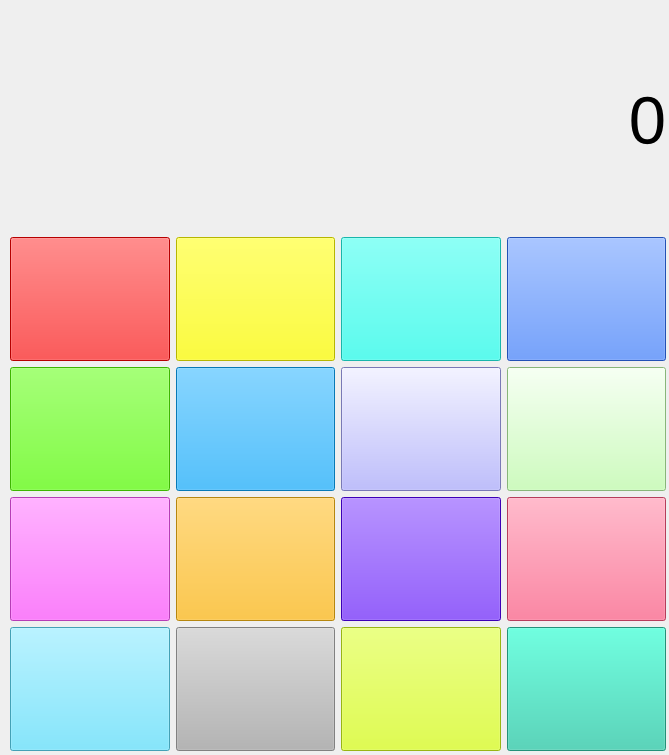
<?xml version="1.0" encoding="UTF-8"?>
<ui version="4.0">
 <class>Form</class>
 <widget class="QWidget" name="Form">
  <property name="geometry">
   <rect>
    <x>0</x>
    <y>0</y>
    <width>669</width>
    <height>755</height>
   </rect>
  </property>
  <property name="windowTitle">
   <string>Form</string>
  </property>
  <widget class="QWidget" name="verticalLayoutWidget">
   <property name="geometry">
    <rect>
     <x>10</x>
     <y>10</y>
     <width>656</width>
     <height>741</height>
    </rect>
   </property>
   <layout class="QVBoxLayout" name="verticalLayout" stretch="3,7">
    <item>
     <widget class="QLabel" name="lbl_result">
      <property name="font">
       <font>
        <pointsize>50</pointsize>
       </font>
      </property>
      <property name="text">
       <string>0</string>
      </property>
      <property name="alignment">
       <set>Qt::AlignRight|Qt::AlignTrailing|Qt::AlignVCenter</set>
      </property>
      <property name="margin">
       <number>15</number>
      </property>
     </widget>
    </item>
    <item>
     <layout class="QVBoxLayout" name="verticalLayout_5">
      <item>
       <layout class="QHBoxLayout" name="horizontalLayout_6">
        <item>
         <widget class="QPushButton" name="btn_7">
          <property name="sizePolicy">
           <sizepolicy hsizetype="Minimum" vsizetype="Preferred">
            <horstretch>0</horstretch>
            <verstretch>0</verstretch>
           </sizepolicy>
          </property>
          <property name="font">
           <font>
            <pointsize>30</pointsize>
           </font>
          </property>
          <property name="styleSheet">
           <string notr="true">background-color: rgb(255, 0, 0);</string>
          </property>
          <property name="text">
           <string/>
          </property>
          <property name="icon">
           <iconset>
            <normaloff>image/9025818_number_square_seven_icon.png</normaloff>image/9025818_number_square_seven_icon.png</iconset>
          </property>
          <property name="iconSize">
           <size>
            <width>100</width>
            <height>100</height>
           </size>
          </property>
         </widget>
        </item>
        <item>
         <widget class="QPushButton" name="btn_8">
          <property name="sizePolicy">
           <sizepolicy hsizetype="Minimum" vsizetype="Preferred">
            <horstretch>0</horstretch>
            <verstretch>0</verstretch>
           </sizepolicy>
          </property>
          <property name="font">
           <font>
            <pointsize>30</pointsize>
           </font>
          </property>
          <property name="styleSheet">
           <string notr="true">background-color: rgb(255, 255, 0);</string>
          </property>
          <property name="text">
           <string/>
          </property>
          <property name="icon">
           <iconset>
            <normaloff>image/9025855_number_square_eight_icon.png</normaloff>image/9025855_number_square_eight_icon.png</iconset>
          </property>
          <property name="iconSize">
           <size>
            <width>100</width>
            <height>100</height>
           </size>
          </property>
         </widget>
        </item>
        <item>
         <widget class="QPushButton" name="btn_9">
          <property name="sizePolicy">
           <sizepolicy hsizetype="Minimum" vsizetype="Preferred">
            <horstretch>0</horstretch>
            <verstretch>0</verstretch>
           </sizepolicy>
          </property>
          <property name="font">
           <font>
            <pointsize>30</pointsize>
           </font>
          </property>
          <property name="styleSheet">
           <string notr="true">background-color: rgb(35, 255, 240);</string>
          </property>
          <property name="text">
           <string/>
          </property>
          <property name="icon">
           <iconset>
            <normaloff>image/9025641_number_square_nine_icon.png</normaloff>image/9025641_number_square_nine_icon.png</iconset>
          </property>
          <property name="iconSize">
           <size>
            <width>100</width>
            <height>100</height>
           </size>
          </property>
         </widget>
        </item>
        <item>
         <widget class="QPushButton" name="btn_add">
          <property name="sizePolicy">
           <sizepolicy hsizetype="Minimum" vsizetype="Preferred">
            <horstretch>0</horstretch>
            <verstretch>0</verstretch>
           </sizepolicy>
          </property>
          <property name="font">
           <font>
            <pointsize>30</pointsize>
           </font>
          </property>
          <property name="styleSheet">
           <string notr="true">background-color: rgb(48, 114, 255);</string>
          </property>
          <property name="text">
           <string/>
          </property>
          <property name="icon">
           <iconset>
            <normaloff>image/8666610_plus_square_icon.png</normaloff>image/8666610_plus_square_icon.png</iconset>
          </property>
          <property name="iconSize">
           <size>
            <width>100</width>
            <height>100</height>
           </size>
          </property>
         </widget>
        </item>
       </layout>
      </item>
      <item>
       <layout class="QHBoxLayout" name="horizontalLayout_4">
        <item>
         <widget class="QPushButton" name="btn_4">
          <property name="sizePolicy">
           <sizepolicy hsizetype="Minimum" vsizetype="Preferred">
            <horstretch>0</horstretch>
            <verstretch>0</verstretch>
           </sizepolicy>
          </property>
          <property name="font">
           <font>
            <pointsize>30</pointsize>
           </font>
          </property>
          <property name="styleSheet">
           <string notr="true">background-color: rgb(85, 255, 0);</string>
          </property>
          <property name="text">
           <string/>
          </property>
          <property name="icon">
           <iconset>
            <normaloff>image/9025751_number_square_four_icon.png</normaloff>image/9025751_number_square_four_icon.png</iconset>
          </property>
          <property name="iconSize">
           <size>
            <width>100</width>
            <height>100</height>
           </size>
          </property>
         </widget>
        </item>
        <item>
         <widget class="QPushButton" name="btn_5">
          <property name="sizePolicy">
           <sizepolicy hsizetype="Minimum" vsizetype="Preferred">
            <horstretch>0</horstretch>
            <verstretch>0</verstretch>
           </sizepolicy>
          </property>
          <property name="font">
           <font>
            <pointsize>30</pointsize>
           </font>
          </property>
          <property name="styleSheet">
           <string notr="true">background-color: rgb(10, 169, 255);</string>
          </property>
          <property name="text">
           <string/>
          </property>
          <property name="icon">
           <iconset>
            <normaloff>image/9025720_number_square_five_icon.png</normaloff>image/9025720_number_square_five_icon.png</iconset>
          </property>
          <property name="iconSize">
           <size>
            <width>100</width>
            <height>100</height>
           </size>
          </property>
         </widget>
        </item>
        <item>
         <widget class="QPushButton" name="btn_6">
          <property name="sizePolicy">
           <sizepolicy hsizetype="Minimum" vsizetype="Preferred">
            <horstretch>0</horstretch>
            <verstretch>0</verstretch>
           </sizepolicy>
          </property>
          <property name="font">
           <font>
            <pointsize>30</pointsize>
           </font>
          </property>
          <property name="styleSheet">
           <string notr="true">background-color: rgb(170, 170, 255);</string>
          </property>
          <property name="text">
           <string/>
          </property>
          <property name="icon">
           <iconset>
            <normaloff>image/9025786_number_square_six_icon.png</normaloff>image/9025786_number_square_six_icon.png</iconset>
          </property>
          <property name="iconSize">
           <size>
            <width>100</width>
            <height>100</height>
           </size>
          </property>
         </widget>
        </item>
        <item>
         <widget class="QPushButton" name="btn_sub">
          <property name="sizePolicy">
           <sizepolicy hsizetype="Minimum" vsizetype="Preferred">
            <horstretch>0</horstretch>
            <verstretch>0</verstretch>
           </sizepolicy>
          </property>
          <property name="font">
           <font>
            <pointsize>30</pointsize>
           </font>
          </property>
          <property name="styleSheet">
           <string notr="true">background-color: rgb(190, 255, 170);</string>
          </property>
          <property name="text">
           <string/>
          </property>
          <property name="icon">
           <iconset>
            <normaloff>image/8666554_minus_square_icon.png</normaloff>image/8666554_minus_square_icon.png</iconset>
          </property>
          <property name="iconSize">
           <size>
            <width>100</width>
            <height>100</height>
           </size>
          </property>
         </widget>
        </item>
       </layout>
      </item>
      <item>
       <layout class="QHBoxLayout" name="horizontalLayout_2">
        <item>
         <widget class="QPushButton" name="btn_1">
          <property name="sizePolicy">
           <sizepolicy hsizetype="Minimum" vsizetype="Preferred">
            <horstretch>0</horstretch>
            <verstretch>0</verstretch>
           </sizepolicy>
          </property>
          <property name="font">
           <font>
            <pointsize>30</pointsize>
           </font>
          </property>
          <property name="styleSheet">
           <string notr="true">background-color: rgb(255, 85, 255);</string>
          </property>
          <property name="text">
           <string/>
          </property>
          <property name="icon">
           <iconset>
            <normaloff>image/9025728_number_square_one_icon.png</normaloff>image/9025728_number_square_one_icon.png</iconset>
          </property>
          <property name="iconSize">
           <size>
            <width>100</width>
            <height>100</height>
           </size>
          </property>
         </widget>
        </item>
        <item>
         <widget class="QPushButton" name="btn_2">
          <property name="sizePolicy">
           <sizepolicy hsizetype="Minimum" vsizetype="Preferred">
            <horstretch>0</horstretch>
            <verstretch>0</verstretch>
           </sizepolicy>
          </property>
          <property name="font">
           <font>
            <pointsize>30</pointsize>
           </font>
          </property>
          <property name="styleSheet">
           <string notr="true">background-color: rgb(255, 188, 19);</string>
          </property>
          <property name="text">
           <string/>
          </property>
          <property name="icon">
           <iconset>
            <normaloff>image/9025787_number_square_two_icon.png</normaloff>image/9025787_number_square_two_icon.png</iconset>
          </property>
          <property name="iconSize">
           <size>
            <width>100</width>
            <height>100</height>
           </size>
          </property>
         </widget>
        </item>
        <item>
         <widget class="QPushButton" name="btn_3">
          <property name="sizePolicy">
           <sizepolicy hsizetype="Minimum" vsizetype="Preferred">
            <horstretch>0</horstretch>
            <verstretch>0</verstretch>
           </sizepolicy>
          </property>
          <property name="font">
           <font>
            <pointsize>30</pointsize>
           </font>
          </property>
          <property name="styleSheet">
           <string notr="true">background-color: rgb(85, 0, 255);</string>
          </property>
          <property name="text">
           <string/>
          </property>
          <property name="icon">
           <iconset>
            <normaloff>image/9025819_number_square_three_icon.png</normaloff>image/9025819_number_square_three_icon.png</iconset>
          </property>
          <property name="iconSize">
           <size>
            <width>100</width>
            <height>100</height>
           </size>
          </property>
         </widget>
        </item>
        <item>
         <widget class="QPushButton" name="btn_mul">
          <property name="sizePolicy">
           <sizepolicy hsizetype="Minimum" vsizetype="Preferred">
            <horstretch>0</horstretch>
            <verstretch>0</verstretch>
           </sizepolicy>
          </property>
          <property name="font">
           <font>
            <pointsize>30</pointsize>
           </font>
          </property>
          <property name="styleSheet">
           <string notr="true">background-color: rgb(255, 85, 127);</string>
          </property>
          <property name="text">
           <string/>
          </property>
          <property name="icon">
           <iconset>
            <normaloff>image/8666744_x_square_icon.png</normaloff>image/8666744_x_square_icon.png</iconset>
          </property>
          <property name="iconSize">
           <size>
            <width>100</width>
            <height>100</height>
           </size>
          </property>
         </widget>
        </item>
       </layout>
      </item>
      <item>
       <layout class="QHBoxLayout" name="horizontalLayout_3">
        <item>
         <widget class="QPushButton" name="btn_clear">
          <property name="sizePolicy">
           <sizepolicy hsizetype="Minimum" vsizetype="Preferred">
            <horstretch>0</horstretch>
            <verstretch>0</verstretch>
           </sizepolicy>
          </property>
          <property name="font">
           <font>
            <pointsize>30</pointsize>
           </font>
          </property>
          <property name="styleSheet">
           <string notr="true">background-color: rgb(94, 225, 255);</string>
          </property>
          <property name="text">
           <string/>
          </property>
          <property name="icon">
           <iconset>
            <normaloff>image/8664965_c_alphabet_icon.png</normaloff>image/8664965_c_alphabet_icon.png</iconset>
          </property>
          <property name="iconSize">
           <size>
            <width>100</width>
            <height>100</height>
           </size>
          </property>
         </widget>
        </item>
        <item>
         <widget class="QPushButton" name="btn_0">
          <property name="sizePolicy">
           <sizepolicy hsizetype="Minimum" vsizetype="Preferred">
            <horstretch>0</horstretch>
            <verstretch>0</verstretch>
           </sizepolicy>
          </property>
          <property name="font">
           <font>
            <pointsize>30</pointsize>
           </font>
          </property>
          <property name="styleSheet">
           <string notr="true">background-color: rgb(181, 181, 181);</string>
          </property>
          <property name="text">
           <string/>
          </property>
          <property name="icon">
           <iconset>
            <normaloff>image/9025622_number_square_zero_icon.png</normaloff>image/9025622_number_square_zero_icon.png</iconset>
          </property>
          <property name="iconSize">
           <size>
            <width>100</width>
            <height>100</height>
           </size>
          </property>
         </widget>
        </item>
        <item>
         <widget class="QPushButton" name="btn_equal">
          <property name="sizePolicy">
           <sizepolicy hsizetype="Minimum" vsizetype="Preferred">
            <horstretch>0</horstretch>
            <verstretch>0</verstretch>
           </sizepolicy>
          </property>
          <property name="font">
           <font>
            <pointsize>30</pointsize>
           </font>
          </property>
          <property name="styleSheet">
           <string notr="true">background-color: rgb(213, 255, 25);</string>
          </property>
          <property name="text">
           <string/>
          </property>
          <property name="icon">
           <iconset>
            <normaloff>image/9080773_equal_icon.png</normaloff>image/9080773_equal_icon.png</iconset>
          </property>
          <property name="iconSize">
           <size>
            <width>100</width>
            <height>100</height>
           </size>
          </property>
         </widget>
        </item>
        <item>
         <widget class="QPushButton" name="btn_div">
          <property name="sizePolicy">
           <sizepolicy hsizetype="Minimum" vsizetype="Preferred">
            <horstretch>0</horstretch>
            <verstretch>0</verstretch>
           </sizepolicy>
          </property>
          <property name="font">
           <font>
            <pointsize>30</pointsize>
           </font>
          </property>
          <property name="styleSheet">
           <string notr="true">background-color: rgb(49, 203, 170);</string>
          </property>
          <property name="text">
           <string/>
          </property>
          <property name="icon">
           <iconset>
            <normaloff>image/8666707_divide_square_icon.png</normaloff>image/8666707_divide_square_icon.png</iconset>
          </property>
          <property name="iconSize">
           <size>
            <width>100</width>
            <height>100</height>
           </size>
          </property>
         </widget>
        </item>
       </layout>
      </item>
     </layout>
    </item>
   </layout>
  </widget>
 </widget>
 <resources/>
 <connections/>
</ui>
